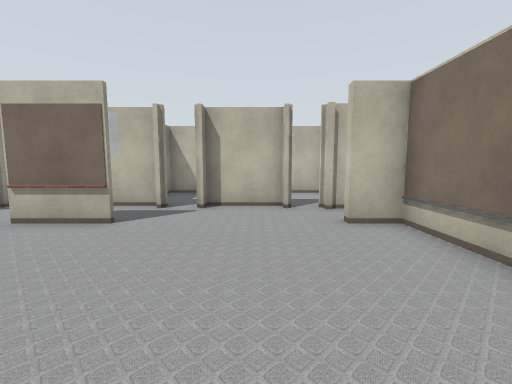
[1] (above)

24 first-person views from a walk through a robot-simulator world made for Gazebo. The camera is 1.2 m above the floor, tilts 6° down and sees 90° across. Floor lines are 1 m apart. The floor is counted in squares, 1 m on a side. Each view is taken from the middle of a square. On the plan, view 1 faces up. The plan holds only what a view shows up to about 12 squares ahead; the rest is blank. The place goes on beyond the plan. Simple shapes stand in for some stock models. Some surface patterns are stand-ins.

[2]
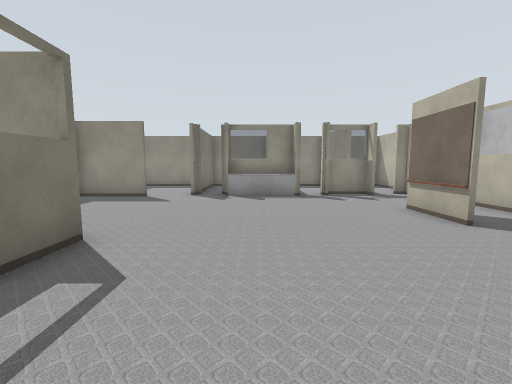

[3]
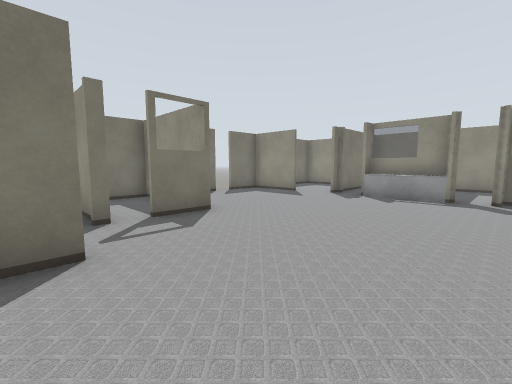

[4]
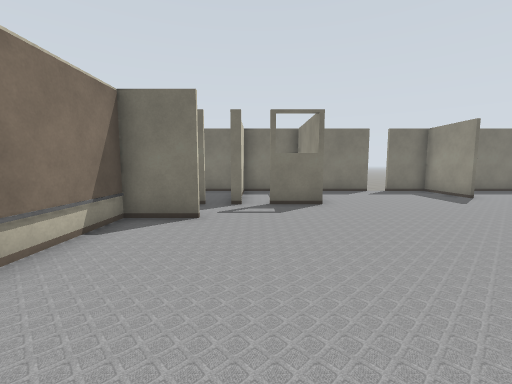

[5]
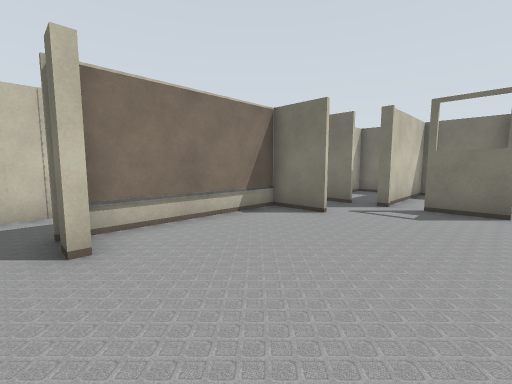

[6]
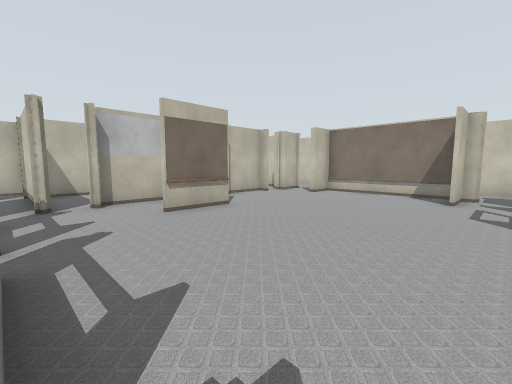

[7]
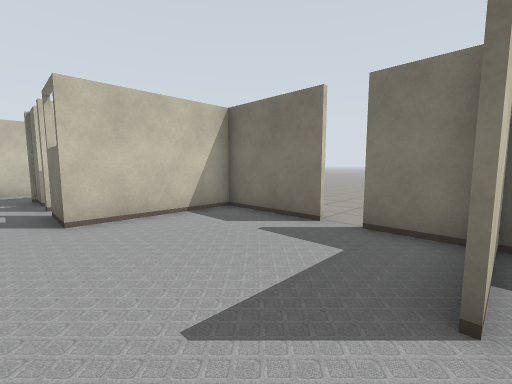

[8]
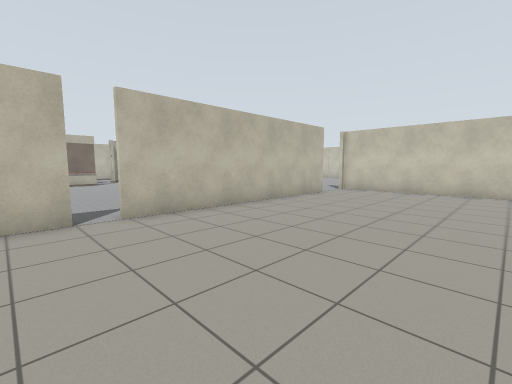

[9]
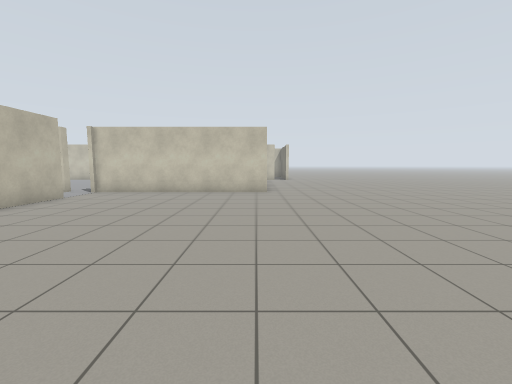

[10]
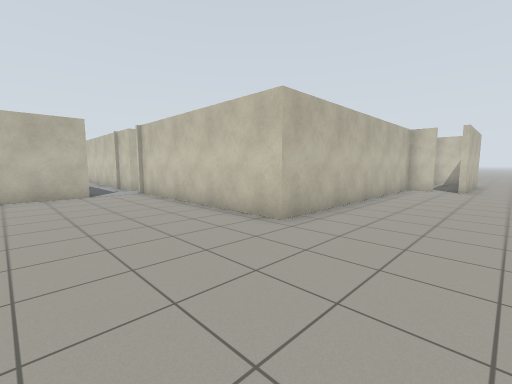

[11]
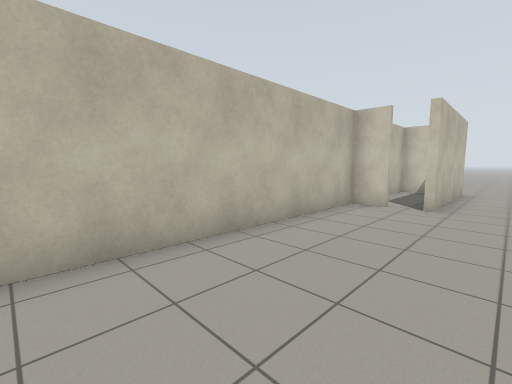

[12]
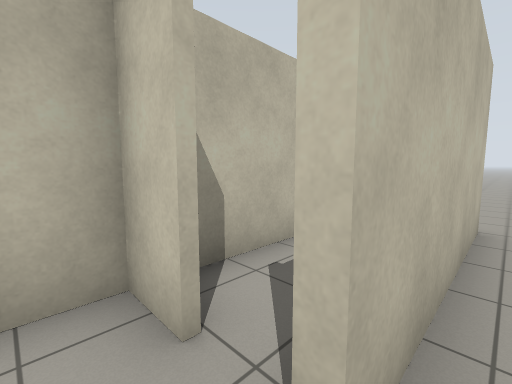

[13]
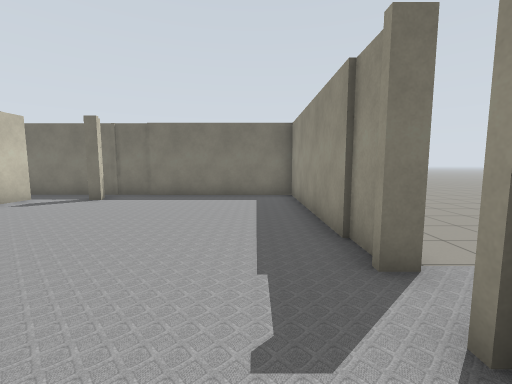

[14]
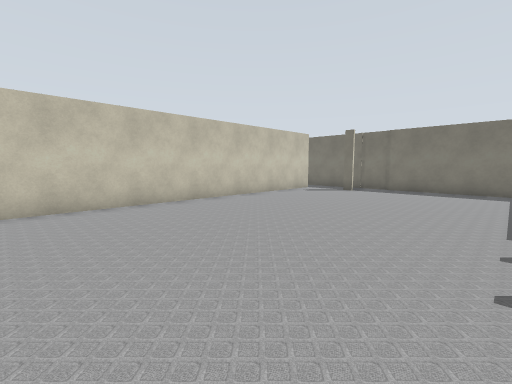

[15]
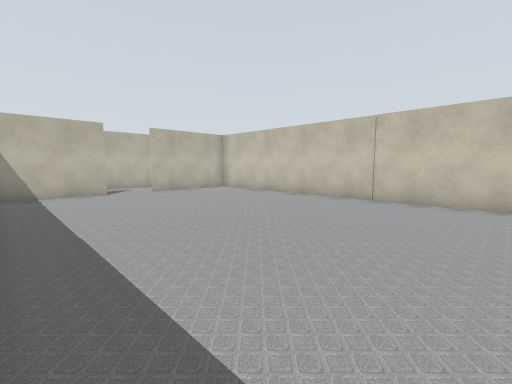

[16]
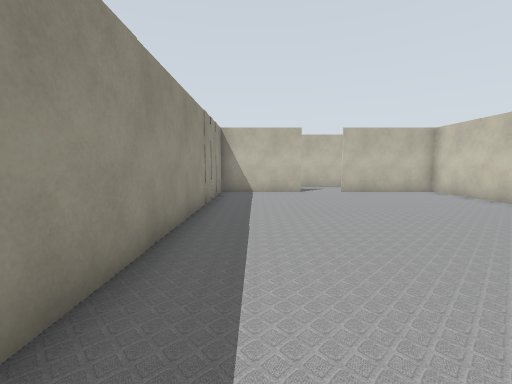

[17]
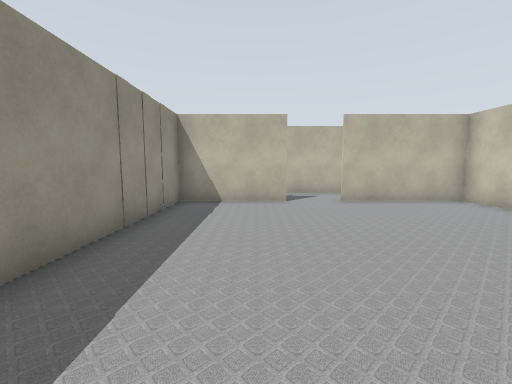

[18]
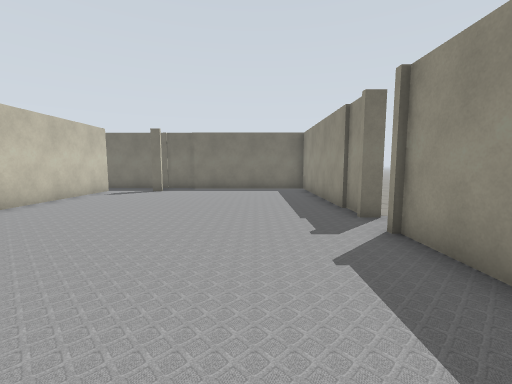

[19]
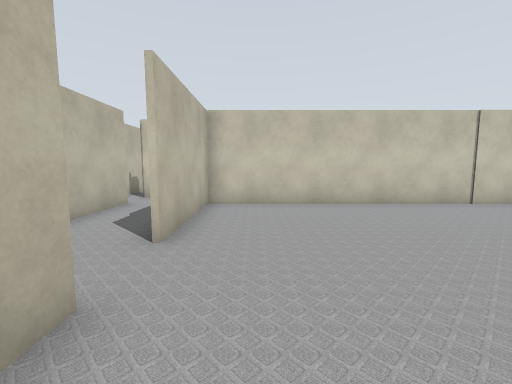

[20]
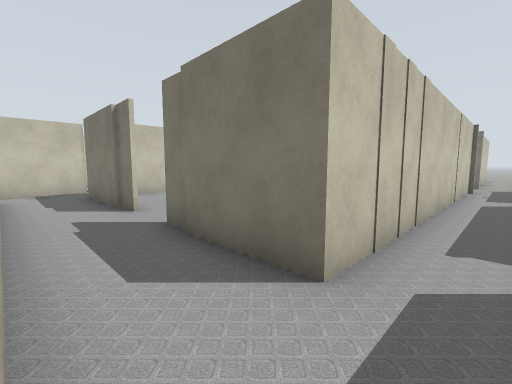

[21]
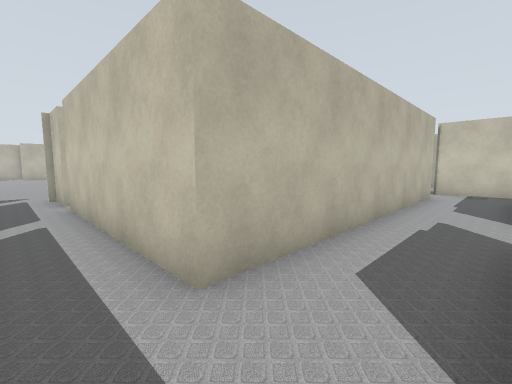

[22]
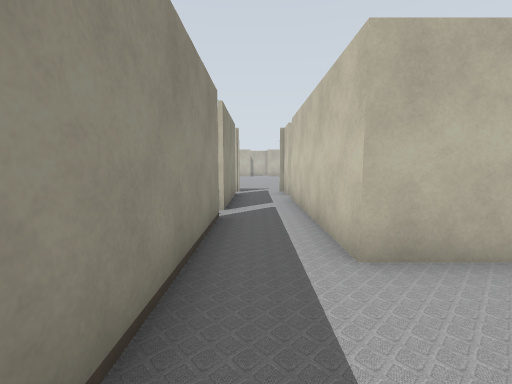

[23]
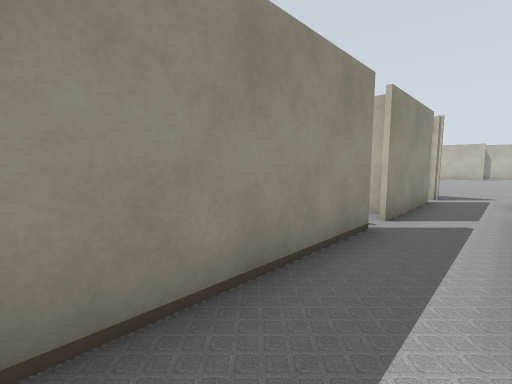

[24]
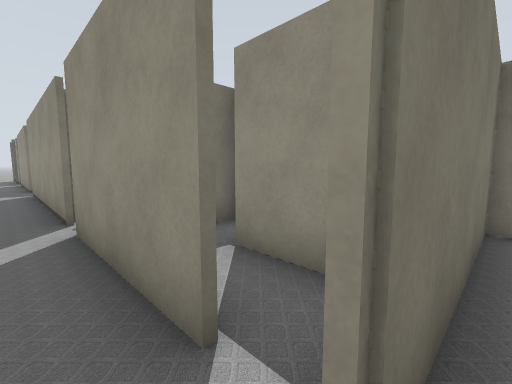

### Floor plan
Ten units are one square. View 1 is at (0, 0); x grows to the right and y downward. Boxes are objects, and circles mark ways between rooms. Rooms are numbered by the first view taken in them; rooms with no view inside come last. Other rooms are left out.
<svg viewBox="-86 -201 291 362">
<path fill="none" stroke="#000" d="M-29 -52 -51 -52M12 -3 30 -3 30 -55M5 18 7 18M-81 -29 -81 2M27 3 27 -1M-78 31 -78 59M-20 59 -20 18 -4 18M8 -70 8 -75 -15 -75 -15 -70M-52 58 -20 58M31 -52 19 -52M19 -71 19 -74M-79 59 -79 32M-81 58 -60 58M34 60 -52 60M-60 60 -71 60M149 146 149 135 53 135 53 58M200 156 148 156M53 58 55 58 55 132 132 132M122 118 128 118M91 -85 55 -85 55 46M149 120 149 -85 108 -85M31 -139 31 -104M53 -181 53 -196M31 -188 31 -148M34 -196 29 -196M53 -111 53 -174M31 -55 31 -38M19 -55 25 -55M25 -71 19 -71M27 -1 12 -1M32 3 27 3M31 -104 31 -69M82 -87 91 -87M15 18 31 18M108 -87 151 -87M53 31 53 -87 81 -87M53 46 53 41M151 -111 53 -111M164 -96 164 -112M198 145 198 135 155 135M-20 58 30 58M-19 18 -19 59M5 59 5 18M-29 -75 -60 -75"/>
<circle cx="-55" cy="60" r="3" fill="#2a7"/>
<circle cx="25" cy="-60" r="3" fill="#2a7"/>
<circle cx="25" cy="10" r="3" fill="#2a7"/>
<circle cx="0" cy="30" r="3" fill="#2a7"/>
<circle cx="-50" cy="-60" r="3" fill="#2a7"/>
<circle cx="40" cy="60" r="3" fill="#2a7"/>
<circle cx="150" cy="150" r="3" fill="#2a7"/>
<circle cx="100" cy="-90" r="3" fill="#2a7"/>
<circle cx="50" cy="50" r="3" fill="#2a7"/>
<circle cx="40" cy="-100" r="3" fill="#2a7"/>
<text x="-30" y="-10">1</text>
<text x="10" y="130">2</text>
<text x="100" y="20">3</text>
<text x="40" y="-160">4</text>
<text x="40" y="-50">5</text>
<text x="170" y="150">6</text>
<text x="-10" y="40">7</text>
<text x="-50" y="-60">8</text>
</svg>
Room 1 opens to room 2. Room 1 opens to room 5. Room 1 opens to room 7. Room 1 opens to room 8. Room 2 opens to room 5. Room 2 opens to room 6. Room 3 opens to room 5. Room 4 opens to room 5.

Where each view was taken, in squares from view 1:
view 1: 0 up, 0 right, facing up
view 2: 1 up, 2 right, facing left
view 3: 4 up, 2 right, facing down-left
view 4: 6 up, 0 right, facing down
view 5: 6 up, 2 left, facing down-right
view 6: 1 down, 8 left, facing up-right
view 7: 1 down, 8 left, facing down-right
view 8: 12 down, 7 left, facing up-right
view 9: 13 down, 6 left, facing right
view 10: 17 down, 1 right, facing up-right
view 11: 17 down, 7 right, facing up-right
view 12: 16 down, 14 right, facing up-right
view 13: 3 down, 7 right, facing down
view 14: 0 up, 7 right, facing down-right
view 15: 3 down, 6 right, facing up-right
view 16: 3 down, 7 right, facing up
view 17: 0 up, 8 right, facing up
view 18: 0 up, 8 right, facing down
view 19: 7 up, 7 right, facing right
view 20: 11 up, 4 right, facing down-right
view 21: 9 up, 4 right, facing up-right
view 22: 8 up, 4 right, facing up
view 23: 9 up, 5 right, facing up-left
view 24: 20 up, 4 right, facing down-left
